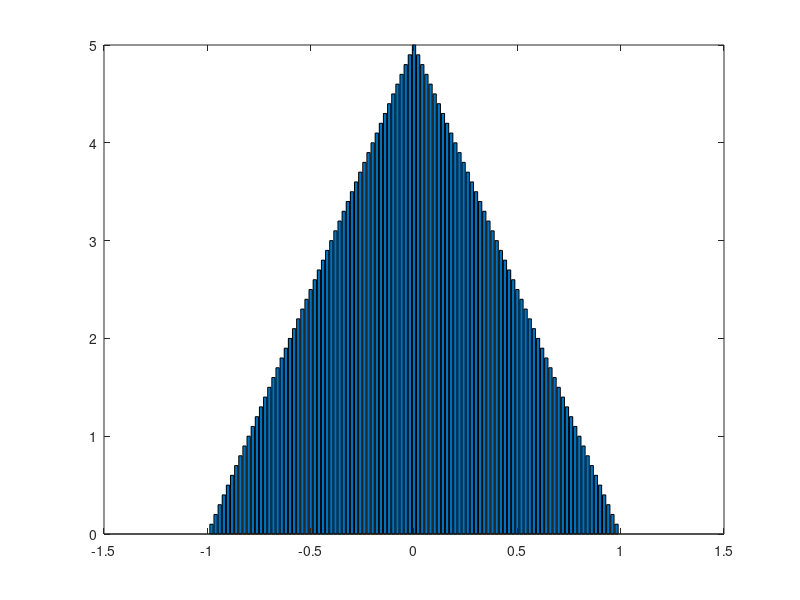

The MATLAB script that drew this image:
n=1; a=-1;b=1;step1=(b-a)/n;x=a:step1:b;y=abs(5*x);step2=(b-a)/100;xt=a:step2:b;wn=polyfit(x,y,n);ywn=polyval(wn,xt);err=abs(ywn-abs(5*xt));bar(xt,err);